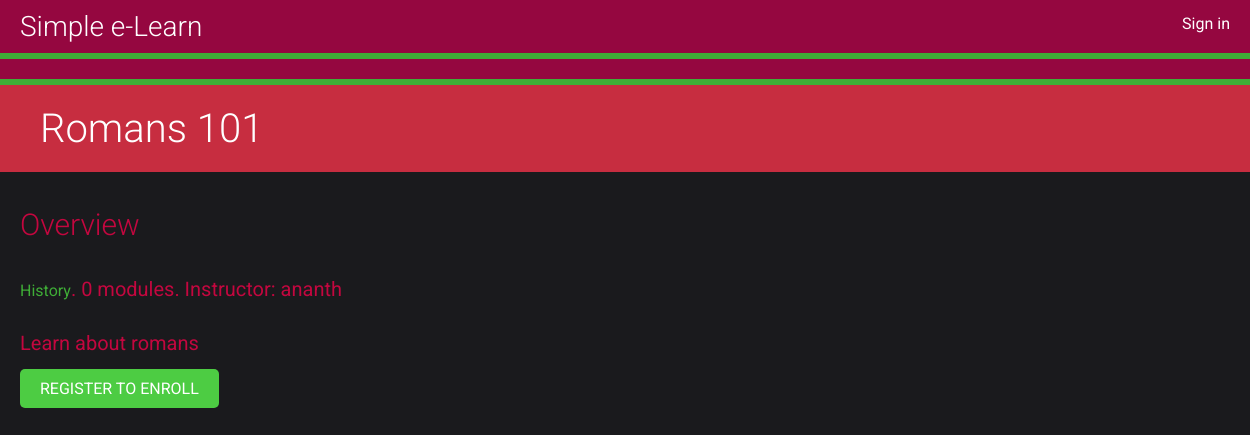
The page /course/romans101/ on the database its author committed.
### courses/models.py (models this page shows, shortened)
class Course(models.Model):
	owner = models.ForeignKey(User,related_name='courses_created', on_delete=models.CASCADE)
	subject = models.ForeignKey(Subject,related_name='courses', on_delete=models.CASCADE)
	title = models.CharField(max_length=200)
	slug = models.SlugField(max_length=200, unique=True)
	overview = models.TextField()
	created = models.DateTimeField(auto_now_add=True)
	students = models.ManyToManyField(User,related_name='courses_joined',blank=True)
	class Meta:
		ordering = ('-created',)

class Subject(models.Model):
	title = models.CharField(max_length=200)
	slug = models.SlugField(max_length=200, unique=True)
	class Meta:
		ordering = ('title',)

### courses/views.py (the view)
# urls.py: url(r'^(?P<slug>[\w-]+)/$',views.CourseDetailView.as_view(),name='course_detail'),
class CourseDetailView(DetailView):
    model = Course
    template_name = 'courses/course/detail.html'
    def get_context_data(self, **kwargs):
        context = super(CourseDetailView,self).get_context_data(**kwargs)
        context['enroll_form'] = CourseEnrollForm(initial={'course':self.object})
        return context

### courses/templates/courses/course/detail.html (shortened to what this page needs)
{% extends "base.html" %}
{% block content %}
    {% with subject=object.subject %}
        <h1>
            {{ object.title }}
        </h1>
        <div class="module">
            <h2>Overview</h2>
            <p>
                <a href="{% url "course_list_subject" subject.slug %}">{{ subject.title }}</a>.
                {{ object.modules.count }} modules.
                Instructor: {{ object.owner.get_full_name }}
            </p>
            {{ object.overview|linebreaks }}
            {% if request.user.is_authenticated %}
                <form action="{% url "student_enroll_course" %}" method="post">
                    {{ enroll_form }}
                    {% csrf_token %}
                    <input type="submit" class="button" value="Enroll now">
                </form>
            {% else %}
                <a href="{% url "student_registration" %}" class="button">
                    Register to enroll
                </a>
            {% endif %}
        </div>
    {% endwith %}
{% endblock %}

### courses/static/css/base.css (style rules this page uses)
body { margin:0; font-family:'Roboto', sans-serif; font-weight:400; color:#C3073F; background:#1A1A1D; font-size: 20px; }
a { color:#3fad37; text-decoration:none; font-size: 16px; }
h1, h2, h3, h4, h5, h6 { font-family:'Roboto', sans-serif; font-weight:300; }
h1 { background:#C72D40; width:100%; overflow:auto; padding:20px 0 20px 40px; margin:0; color:#FFF; }
.module { overflow:auto; }
.module p { margin:10px 0 20px; width:100%; float:left; }
.module { padding:10px 20px; float:left; }
input[type=submit], a.button { border-radius:5px; background:#4dcc43; color:#fff; font-size:16px; text-transform:uppercase; border:none; padding:10px 20px; margin:20px 0; }

### rows shown on the page
Course: title "Romans 101", modules.count "0", owner.get_full_name "ananth", overview "Learn about romans"
Subject: title "History"
